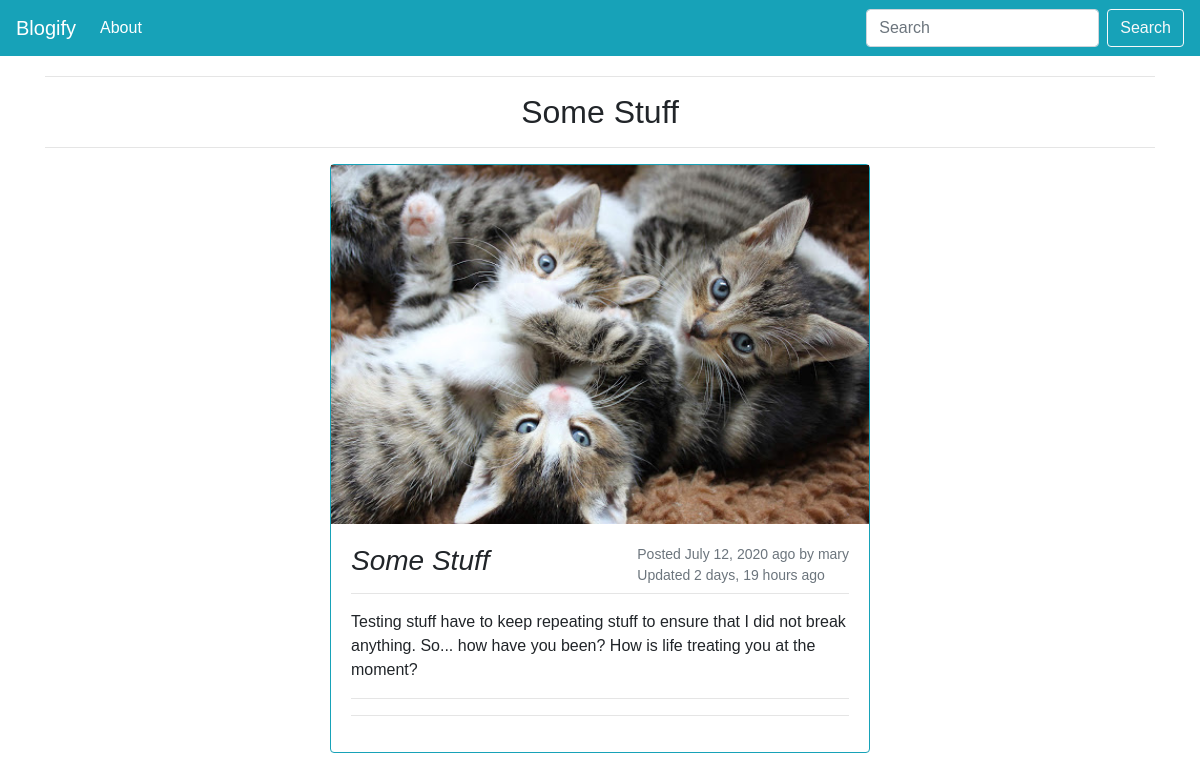
The app's page /some-stuff/, older data.
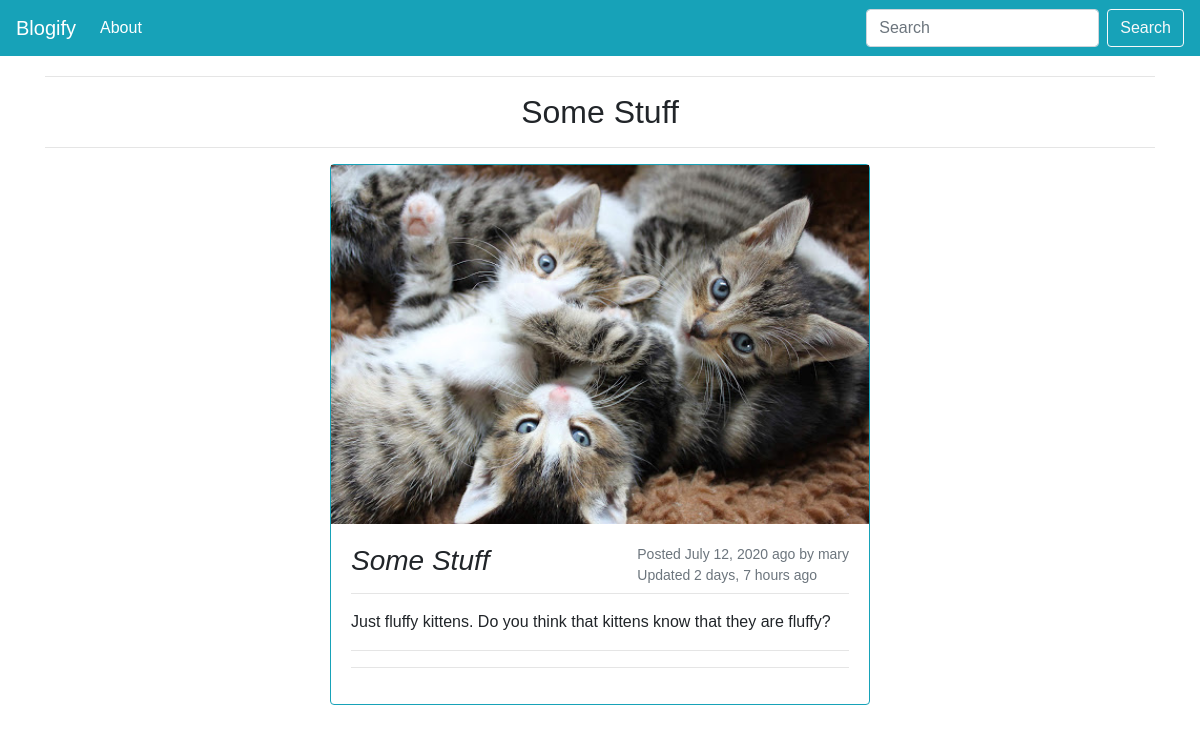
The same page, newer data.
### blog/models.py (models this page shows, shortened)
class Post(models.Model):
    user = models.ForeignKey(settings.AUTH_USER_MODEL,  on_delete=models.CASCADE, default=1)
    title = models.CharField(max_length=100)
    slug = models.SlugField(unique=True)
    content = models.TextField()
    time_stamp = models.DateTimeField(auto_now_add=True)
    updated = models.DateTimeField(auto_now=True)
    image = models.ImageField(blank=True, null=True, width_field="width_field", height_field="height_field", upload_to='images/')
    height_field = models.IntegerField(default=0)
    width_field = models.IntegerField(default=0)
    draft = models.BooleanField(default=False)
    publish = models.DateField(auto_now_add=False, auto_now=False)
    objects = PostManager()

### blog/views.py (the view)
# urls.py: path('<slug>/', views.post_detail, name='details'),
def post_detail(request, slug=None):
    post = get_object_or_404(Post, slug=slug)
    if post.draft:
        if not request.user.is_authenticated or not request.user.is_superuser:
            raise Http404
    elif post.publish>timezone.now().date():
        if not request.user.is_authenticated or not request.user.is_superuser:
            raise Http404
    string_share = quote_plus(post.content)
    context = {
        'post': post,
        'string_share': string_share,
    }
    return render(request, 'blog/detail.html', context)

### blog/templatetags/urlify.py (called while the page is built)
@register.filter(name='urlify')
@stringfilter
def urlify(value):
    return quote_plus(value)

### blog/templates/blog/detail.html (shortened to what this page needs)
{% extends 'blog/base.html' %}
{% load urlify %}
{% block content %}
<div class="container" style="margin-top: 20px;">
    <hr>
    <h2 class="text-center">{{post.title}}</h2>
    <hr>
    <div class="row">
        <div class="col-md-3"></div>
        <div class="col-md-6">
            <div class="card border-info mb-3">
                {% if post.image %}
                    <img src="{{post.image.url}}" class="img-fluid">
                {% endif %}
                <div class="card-body">
                    <small style="float: right;" class="text-muted">Posted {{post.publish}} ago by {{post.user}}</br>Updated {{post.updated|timesince}} ago</small>
                    <h3 style="font-style: italic;">{{post.title}}</h3>
                    <hr>
                    <p style="float: left;">{{post.content|linebreaks}}</p>
                    <hr>
                    <hr>
                </div>
            </div>
        </div>
        <div class="col-md-3"></div>
    </div>
</div>
{% endblock %}

Row changes from the older to the newer data that the page shows:
changed Post "Some Stuff": updated "2 days, 19 hours" → "2 days, 7 hours"; content "Testing stuff have to keep repeating stuff to ensure that I did not break anything. So... how have you been? How is life treating you at the moment?" → "Just fluffy kittens. Do you think that kittens know that they are fluffy?"
